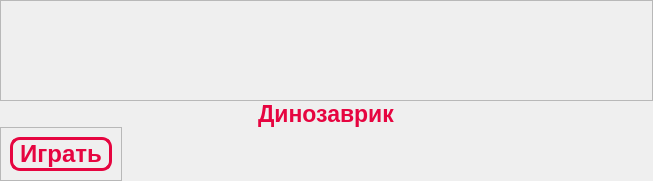
         <widget class="QWidget" name="dino_page">
          <layout class="QVBoxLayout" name="verticalLayout_17">
           <property name="spacing">
            <number>0</number>
           </property>
           <property name="leftMargin">
            <number>0</number>
           </property>
           <property name="topMargin">
            <number>0</number>
           </property>
           <property name="rightMargin">
            <number>0</number>
           </property>
           <property name="bottomMargin">
            <number>0</number>
           </property>
           <item>
            <widget class="QFrame" name="frame_27">
             <property name="sizePolicy">
              <sizepolicy hsizetype="Preferred" vsizetype="Fixed">
               <horstretch>0</horstretch>
               <verstretch>0</verstretch>
              </sizepolicy>
             </property>
             <property name="minimumSize">
              <size>
               <width>0</width>
               <height>101</height>
              </size>
             </property>
             <property name="frameShape">
              <enum>QFrame::StyledPanel</enum>
             </property>
             <property name="frameShadow">
              <enum>QFrame::Raised</enum>
             </property>
             <layout class="QHBoxLayout" name="horizontalLayout_18">
              <item>
               <widget class="QLabel" name="label_7">
                <property name="text">
                 <string/>
                </property>
                <property name="pixmap">
                 <pixmap>data/data_dino/dino1.png</pixmap>
                </property>
               </widget>
              </item>
              <item>
               <widget class="QLabel" name="label_25">
                <property name="minimumSize">
                 <size>
                  <width>620</width>
                  <height>0</height>
                 </size>
                </property>
                <property name="text">
                 <string/>
                </property>
                <property name="pixmap">
                 <pixmap>data/data_dino/spikes/spike_big4.png</pixmap>
                </property>
               </widget>
              </item>
             </layout>
            </widget>
           </item>
           <item alignment="Qt::AlignHCenter">
            <widget class="QLabel" name="dino_label">
             <property name="font">
              <font>
               <pointsize>17</pointsize>
               <weight>75</weight>
               <bold>true</bold>
              </font>
             </property>
             <property name="styleSheet">
              <string notr="true">color: rgb(230, 5, 64)</string>
             </property>
             <property name="text">
              <string>Динозаврик</string>
             </property>
            </widget>
           </item>
           <item alignment="Qt::AlignLeft|Qt::AlignTop">
            <widget class="QFrame" name="frame_14">
             <property name="sizePolicy">
              <sizepolicy hsizetype="Preferred" vsizetype="Expanding">
               <horstretch>0</horstretch>
               <verstretch>3</verstretch>
              </sizepolicy>
             </property>
             <property name="frameShape">
              <enum>QFrame::StyledPanel</enum>
             </property>
             <property name="frameShadow">
              <enum>QFrame::Raised</enum>
             </property>
             <layout class="QHBoxLayout" name="horizontalLayout_12">
              <item>
               <widget class="QPushButton" name="dino_play">
                <property name="font">
                 <font>
                  <pointsize>18</pointsize>
                  <weight>75</weight>
                  <bold>true</bold>
                 </font>
                </property>
                <property name="cursor">
                 <cursorShape>PointingHandCursor</cursorShape>
                </property>
                <property name="styleSheet">
                 <string notr="true">QPushButton{
border: 3px solid rgb(230, 5, 64);
border-radius: 10px;
color: rgb(230, 5, 64)
}
QPushButton:hover{
border: 3px solid rgb(230, 5, 64);
border-radius: 10px;
color: rgb(230, 5, 64);
background-color: rgba(230, 5, 64, 70)
}</string>
                </property>
                <property name="text">
                 <string> Играть </string>
                </property>
               </widget>
              </item>
             </layout>
            </widget>
           </item>
          </layout>
         </widget>
